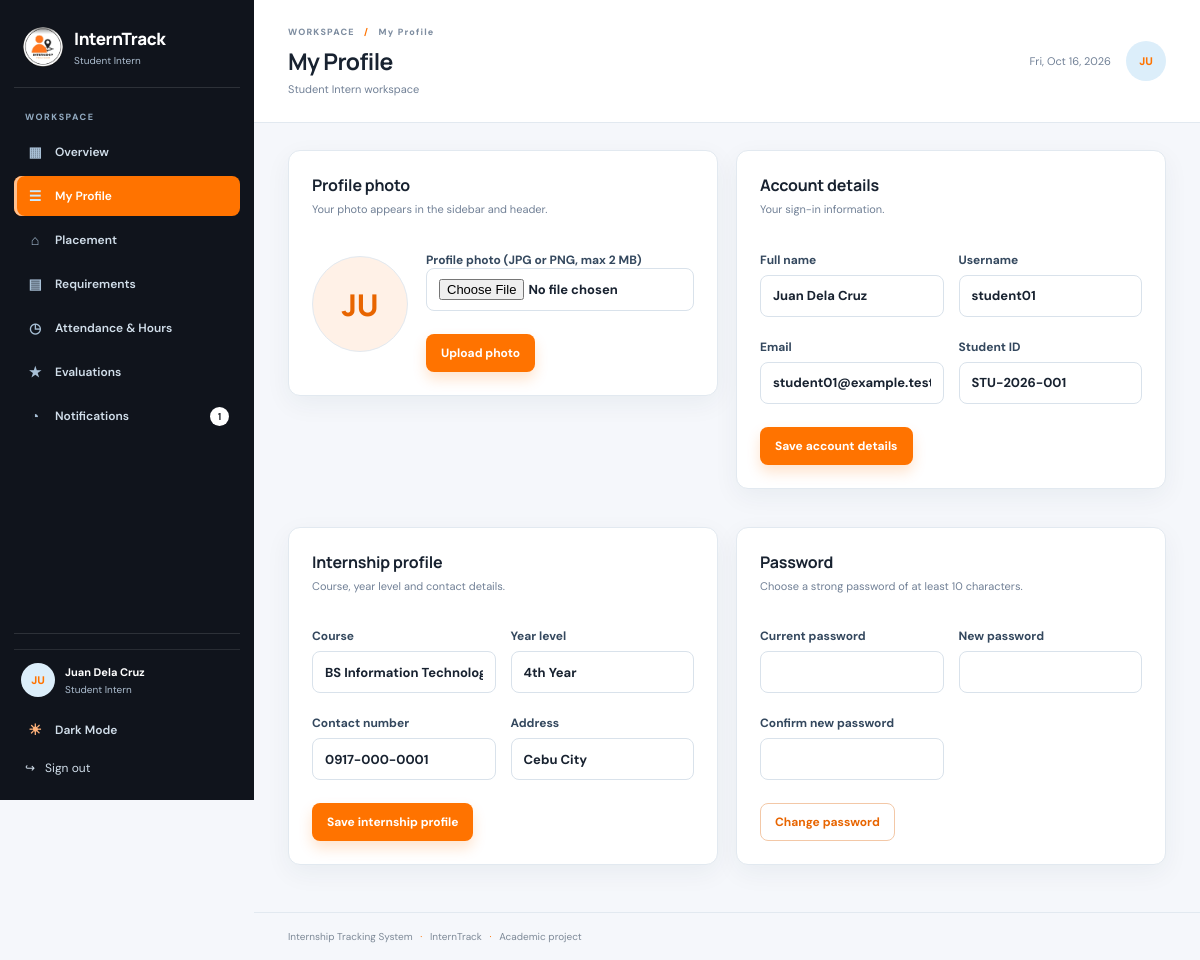
/student/profile.php (signed in), run on the app's committed database.
### tables this page shows
CREATE TABLE users (
  id            BIGINT UNSIGNED AUTO_INCREMENT PRIMARY KEY,
  username      VARCHAR(80)  NOT NULL UNIQUE,
  full_name     VARCHAR(120) NOT NULL,
  email         VARCHAR(190) NOT NULL UNIQUE,
  avatar        VARCHAR(255) NULL,
  password_hash VARCHAR(255) NOT NULL,
  role          ENUM('student','supervisor','coordinator') NOT NULL,
  status        ENUM('active','inactive') NOT NULL DEFAULT 'active',
  created_at    TIMESTAMP NOT NULL DEFAULT CURRENT_TIMESTAMP,
  updated_at    TIMESTAMP NOT NULL DEFAULT CURRENT_TIMESTAMP ON UPDATE CURRENT_TIMESTAMP,
  INDEX idx_users_role_status (role, status)
);

CREATE TABLE student_profiles (
  id             BIGINT UNSIGNED AUTO_INCREMENT PRIMARY KEY,
  user_id        BIGINT UNSIGNED NOT NULL UNIQUE,
  student_number VARCHAR(50)  NOT NULL UNIQUE,
  course         VARCHAR(120) NOT NULL DEFAULT 'BS Information Technology',
  year_level     VARCHAR(30)  NOT NULL DEFAULT '4th Year',
  phone          VARCHAR(40)  NOT NULL DEFAULT '',
  address        VARCHAR(255) NOT NULL DEFAULT '',
  attendance_token CHAR(64) NULL UNIQUE,
  created_at     TIMESTAMP NOT NULL DEFAULT CURRENT_TIMESTAMP,
  CONSTRAINT fk_student_profiles_user FOREIGN KEY (user_id) REFERENCES users(id) ON DELETE CASCADE
);

### config/config.php (called while the page is built, shortened)
<?php
function url(string $path = ''): string
{
    static $base = null;
    if ($base === null) {
        $docRoot = str_replace('\\', '/', rtrim((string)($_SERVER['DOCUMENT_ROOT'] ?? ''), '/'));
        $appRoot = str_replace('\\', '/', APP_ROOT);
        if ($docRoot !== '' && str_starts_with($appRoot, $docRoot)) {
            $base = rtrim(substr($appRoot, strlen($docRoot)), '/');
        } else {
            $script = str_replace('\\', '/', (string)($_SERVER['SCRIPT_NAME'] ?? ''));
            $base = rtrim(dirname($script), '/');
            if (basename($base) === 'student' || basename($base) === 'coordinator' || basename($base) === 'supervisor') {
                $base = dirname($base);
            }
        }
    }
    return $base . '/' . ltrim($path, '/');
}

### includes/auth.php (called while the page is built, shortened)
<?php
require_once __DIR__ . '/functions.php';
function current_user(): ?array
{
    return $_SESSION['user'] ?? null;
}
function dashboard_path_for_role(string $role): string
{
    return match ($role) {
        'student'     => 'student/dashboard.php',
        'supervisor'  => 'supervisor/dashboard.php',
        'coordinator' => 'coordinator/dashboard.php',
        default       => 'login.php',
    };
}
function require_login(): array
{
    static $validated = false;
    $user = current_user();
    if (!$validated) {
        $db = database_or_null();
        if ($db instanceof PDO) {
            $fresh = query_one(
                $db,
                "SELECT id, username, full_name, email, avatar, role FROM users WHERE id = ? AND status = 'active'",
                [(int)$user['id']]
            );
        }
        $validated = true;
    }
    return $_SESSION['user'];
}
function require_role(array $roles): array
{
    $user = require_login();
    return $user;
}
function student_profile(PDO $db, int $userId): ?array
{
    return query_one($db, 'SELECT * FROM student_profiles WHERE user_id = ?', [$userId]);
}

### student/profile.php (the view, shortened to what this page needs)
<?php
$db = database_or_null();
$user = require_role(['student']);
$student = student_profile($db, (int)$user['id']);
$title = 'My Profile';
$active = 'profile';
require __DIR__ . '/../includes/header.php';
$accountForm = form_start('student/profile.php')
    . '<input type="hidden" name="op" value="update_account">'
    . '<div class="form-grid">'
    . '<label>Full name<input name="full_name" maxlength="120" value="' . e($user['full_name']) . '" required></label>'
    . '<label>Username<input name="username" maxlength="80" value="' . e($user['username']) . '" required></label>'
    . '<label>Email<input name="email" type="email" maxlength="190" value="' . e($user['email']) . '" required></label>'
    . '<label>Student ID<input value="' . e($student['student_number'] ?? '—') . '" disabled></label>'
    . '</div><button class="button primary">Save account details</button></form>';
$studentForm = $student
    ? form_start('student/profile.php')
        . '<input type="hidden" name="op" value="update_student">'
        . '<div class="form-grid">'
        . '<label>Course<input value="BS Information Technology" disabled></label>'
        . '<label>Year level<input value="4th Year" disabled></label>'
        . '<label>Contact number<input name="phone" maxlength="40" value="' . e($student['phone']) . '"></label>'
        . '<label>Address<input name="address" maxlength="255" value="' . e($student['address']) . '"></label>'
        . '</div><button class="button primary">Save internship profile</button></form>'
    : '<div class="empty-state">No student profile is linked to your account.</div>';
$passwordForm = form_start('student/profile.php')
    . '<input type="hidden" name="op" value="change_password">'
    . '<div class="form-grid">'
    . '<label>Current password<input type="password" name="current_password" autocomplete="current-password" required></label>'
    . '<label>New password<input type="password" name="new_password" minlength="' . PASSWORD_MIN_LENGTH . '" autocomplete="new-password" required></label>'
    . '<label>Confirm new password<input type="password" name="confirm_password" minlength="' . PASSWORD_MIN_LENGTH . '" autocomplete="new-password" required></label>'
    . '</div><button class="button secondary">Change password</button></form>';
echo '<div class="two-col">'
    . panel('Profile photo', 'Your photo appears in the sidebar and header.', profile_photo_panel($user, 'student/profile.php'))
    . panel('Account details', 'Your sign-in information.', $accountForm)
    . panel('Internship profile', 'Course, year level and contact details.', $studentForm)
    . panel('Password', 'Choose a strong password of at least ' . PASSWORD_MIN_LENGTH . ' characters.', $passwordForm)
    . '</div>';
require __DIR__ . '/../includes/footer.php';

### includes/header.php (shortened to what this page needs)
<?php
$user = require_login();
$role = $user['role'];
$navMenus = [
    'student' => [
        'dashboard'     => ['student/dashboard.php', 'Overview', '▦'],
        'profile'       => ['student/profile.php', 'My Profile', '☰'],
        'placement'     => ['student/placement.php', 'Placement', '⌂'],
        'requirements'  => ['student/requirements.php', 'Requirements', '▤'],
        'attendance'    => ['student/attendance.php', 'Attendance & Hours', '◷'],
        'evaluations'   => ['student/evaluations.php', 'Evaluations', '★'],
        'notifications' => ['student/notifications.php', 'Notifications', '◔'],
    ],
    'supervisor' => [
        'dashboard'     => ['supervisor/dashboard.php', 'Overview', '▦'],
        'interns'       => ['supervisor/interns.php', 'Assigned Interns', '♙'],
        'attendance'    => ['supervisor/attendance.php', 'Attendance Review', '◷'],
        'evaluations'   => ['supervisor/evaluations.php', 'Evaluations', '★'],
        'notifications' => ['supervisor/notifications.php', 'Notifications', '◔'],
        'profile'       => ['supervisor/profile.php', 'My Profile', '☰'],
    ],
    'coordinator' => [
        'dashboard'     => ['coordinator/dashboard.php', 'Overview', '▦'],
        'students'      => ['coordinator/students.php', 'Students', '♙'],
        'companies'     => ['coordinator/companies.php', 'Companies', '⌂'],
        'supervisors'   => ['coordinator/supervisors.php', 'Supervisors', '⚑'],
        'placements'    => ['coordinator/placements.php', 'Placements', '⇄'],
        'requirements'  => ['coordinator/requirements.php', 'Requirements', '▤'],
        'submissions'   => ['coordinator/submissions.php', 'Document Review', '⇩'],
        'attendance'    => ['coordinator/attendance.php', 'Attendance', '◷'],
        'evaluations'   => ['coordinator/evaluations.php', 'Evaluations', '★'],
        'announcements' => ['coordinator/announcements.php', 'Announcements', '✎'],
        'users'         => ['coordinator/users.php', 'User Accounts', '⚙'],
        'reports'       => ['coordinator/reports.php', 'Reports', '▣'],
        'profile'       => ['coordinator/profile.php', 'My Profile', '☰'],
        'notifications' => ['coordinator/notifications.php', 'Notifications', '◔'],
    ],
];
$menu = $navMenus[$role] ?? [];
$active = $active ?? 'dashboard';
$title = $title ?? 'Dashboard';
$displayName = $user['full_name'] ?: $user['username'];
$unread = 0;
if (isset($db) && $db instanceof PDO) {
    $unread = (int)query_value($db, 'SELECT COUNT(*) FROM notifications WHERE user_id = ? AND read_at IS NULL', [(int)$user['id']]);
}
?>
<!doctype html>
<html lang="en" data-theme="light">
<head>
  <link rel="stylesheet" href="<?= e(url('assets/css/style.css')) ?>">
</head>
<body class="app-page">
<div class="app-shell">
  <aside class="sidebar" id="sidebar">
    <a class="brand" href="<?= e(url(dashboard_path_for_role($role))) ?>">
      <img class="brand-mark-img" src="<?= e(url('assets/images/logo.png')) ?>" alt="<?= e(APP_NAME) ?> logo">
      <span><strong><?= e(APP_SHORT_NAME) ?></strong><small><?= e(role_label($role)) ?></small></span>
    </a>
    <div class="nav-label">WORKSPACE</div>
    <nav aria-label="Main navigation">
      <?php foreach ($menu as $key => $item): ?>
        <a class="nav-link <?= $active === $key ? 'active' : '' ?>" href="<?= e(url($item[0])) ?>">
          <span aria-hidden="true"><?= e($item[2]) ?></span><?= e($item[1]) ?>
          <?= $key === 'notifications' && $unread ? '<i>' . (int)$unread . '</i>' : '' ?>
        </a>
      <?php endforeach; ?>
    </nav>
    <div class="sidebar-bottom">
      <div class="user-chip">
        <?= avatar_html($user) ?>
        <span><strong><?= e($displayName) ?></strong><small><?= e(role_label($role)) ?></small></span>
      </div>
      <button type="button" class="theme-toggle" data-theme-toggle>
        <span data-theme-icon>☀</span><span data-theme-label>Dark Mode</span>
      </button>
      <form method="post" action="<?= e(url('logout.php')) ?>"><?= csrf_field() ?>
        <button class="logout-button" type="submit">↪ <span>Sign out</span></button>
      </form>
    </div>
  </aside>
  <main class="main-content">
    <header class="topbar">
      <div>
        <p class="breadcrumb">WORKSPACE <span>/</span> <?= e($title) ?></p>
        <h1><?= e($title) ?></h1>
        <p class="page-subtitle"><?= e(role_label($role)) ?> workspace</p>
      </div>
      <div class="topbar-side">
        <time><?= e(date('D, M j, Y')) ?></time>
        <?= avatar_html($user, 'avatar large') ?>
      </div>
    </header>
    <section class="content-area">

### includes/functions.php (shortened to what this page needs)
<?php
require_once __DIR__ . '/../config/config.php';
function e(mixed $value): string
{
    return htmlspecialchars((string)($value ?? ''), ENT_QUOTES | ENT_SUBSTITUTE, 'UTF-8');
}
function csrf_token(): string
{
    return $_SESSION['csrf'];
}
function csrf_field(): string
{
    return '<input type="hidden" name="csrf" value="' . e(csrf_token()) . '">';
}
function query_one(PDO $db, string $sql, array $params = []): ?array
{
    $query = $db->prepare($sql);
    $query->execute($params);
    $row = $query->fetch();
    return $row === false ? null : $row;
}
function query_value(PDO $db, string $sql, array $params = []): mixed
{
    $query = $db->prepare($sql);
    $query->execute($params);
    return $query->fetchColumn();
}
function form_start(string $action, array $attrs = []): string
{
    $htmlAttrs = '';
    foreach ($attrs as $key => $value) {
        $htmlAttrs .= ' ' . e($key) . '="' . e($value) . '"';
    }
    return '<form method="post" action="' . e(url($action)) . '"' . $htmlAttrs . '>' . csrf_field();
}
function panel(string $title, string $description, string $body, string $extraClass = ''): string
{
    return '<section class="panel ' . e($extraClass) . '"><div class="panel-title"><div><h2>'
        . e($title) . '</h2><p>' . e($description) . '</p></div></div>' . $body . '</section>';
}
function role_label(string $role): string
{
    return [
        'student'     => 'Student Intern',
        'supervisor'  => 'Company Supervisor',
        'coordinator' => 'Internship Coordinator',
    ][$role] ?? 'User';
}
function avatar_html(array $user, string $class = 'avatar'): string
{
    $name = ($user['full_name'] ?? '') !== '' ? $user['full_name'] : ($user['username'] ?? '?');
    $initials = strtoupper(mb_substr($name, 0, 2));
    return '<span class="' . e($class) . '">' . e($initials) . '</span>';
}
function profile_photo_panel(array $user, string $selfPath): string
{
    $name = ($user['full_name'] ?? '') !== '' ? $user['full_name'] : ($user['username'] ?? '?');
    $preview = !empty($user['avatar'])
        ? '<img class="avatar-preview" src="' . e(url('avatar.php?id=' . (int)$user['id'])) . '" alt="Profile photo">'
        : '<span class="avatar-preview initials">' . e(strtoupper(mb_substr($name, 0, 2))) . '</span>';
    $form = form_start($selfPath, ['enctype' => 'multipart/form-data'])
        . '<input type="hidden" name="op" value="upload_avatar">'
        . '<label>Profile photo (JPG or PNG, max 2 MB)'
        . '<input type="file" name="avatar" accept=".jpg,.jpeg,.png" required></label>'
        . '<button class="button primary">Upload photo</button></form>';
    return '<div class="profile-photo">' . $preview . '<div class="profile-photo-form">' . $form . '</div></div>';
}
    ?><!doctype html>

### data on the page
users: role "Student Intern", full_name "JU JU", full_name "Juan Dela Cruz", full_name "JU", username "student01", email "student01@example.test"
student_profiles: student_number "STU-2026-001", phone "0917-000-0001", address "Cebu City"

### other printed values
APP_SHORT_NAME "InternTrack"
$item[2] "▦"
$item[1] "Overview"
$item[2] "☰"
$item[1] "My Profile"
$item[2] "⌂"
$item[1] "Placement"
$item[2] "▤"
$item[1] "Requirements"
$item[2] "◷"
$item[1] "Attendance & Hours"
$item[2] "★"
$item[1] "Evaluations"
$item[2] "◔"
$item[1] "Notifications"
